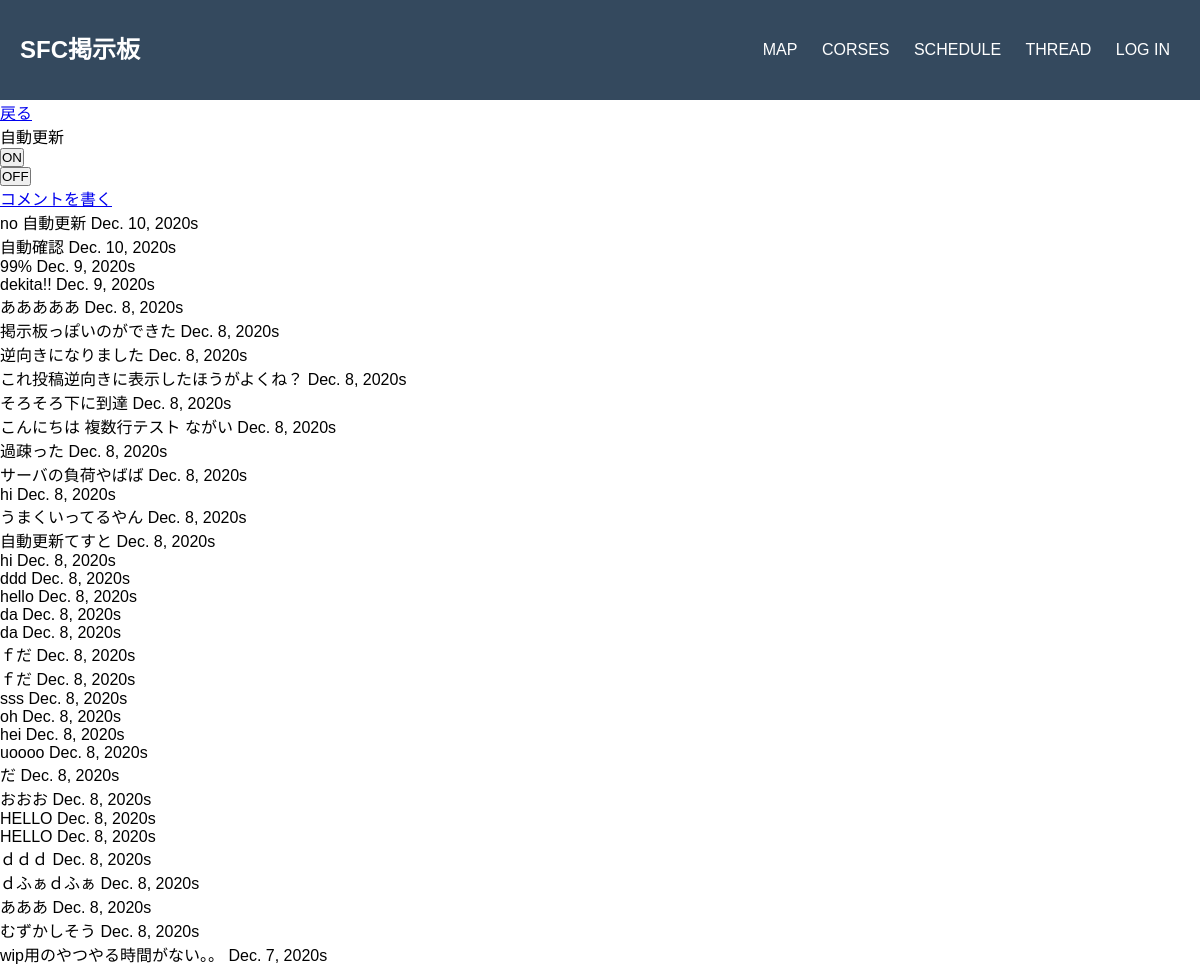
Screenshot of /all_list/1/ with the database file from the repository.
### keijibanpost/models.py (models this page shows)
class TokoModel2(models.Model):
    content = models.TextField()
    postdate = models.DateField(auto_now_add=True)
    course = models.ForeignKey(
                    Course,
                    verbose_name='カテゴリー',
                    on_delete=models.PROTECT
               )

### keijibanpost/views.py (the view)
# urls.py: path('all_list/<int:c>/', TokoList.as_view(), name='all_list'),
class TokoList(ListView):
    template_name = 'all_list.html'
    model = TokoModel2
    def get(self, request, *args, **kwargs):
        c = self.kwargs['c']
        if c:
            object_list = self.model.objects.filter(
                Q(course__id__icontains=c))
        else:
            object_list = self.model.objects.all()
        context = locals()
        context = {
            'key': c,
            'object_list': object_list
            }
        return render(request, self.template_name, context)

### templates/all_list.html (shortened to what this page needs)
{% extends 'main.html' %}
{% load static %}
{% block header %}
    <link href="{% static 'css/all_list.css' %}" rel="stylesheet">
{% endblock header %}
{% block content %}
<a href="{% url 'courses' %}">戻る</a>
<div class="reload_btns">
    <p>自動更新</p>
    <form action="" method="get">
        <button type="submit">ON</button>
    </form>
    <form action="" method="get">
        <button type="submit">OFF</button>
    </form>
</div>
<a href="{% url 'create' key %}">コメントを書く</a>
{% for item in object_list reversed %}
    <ul>
        <li>
            <div class="toko">
                {{ item.content }}
                {{ item.postdate }}s
            </div>
        </li>
    </ul>
{% endfor %}
{% endblock content %}

### templates/main.html (shortened to what this page needs)
{% load static %}
<!DOCTYPE html>
<html lang="ja" dir="ltr">
    <head>
        <link href="{% static 'css/main.css' %}" rel="stylesheet">
        <link rel="stylesheet" href="https://use.fontawesome.com/releases/v5.6.1/css/all.css">
    </head>
    <body>
        {% block header %}
        {% endblock header %}
        <div class="header">
            <h2 class="logo">SFC掲示板</h2>
            <ul class="menu">
                <a href="{% url 'map' %}">MAP</a>
                <a href="{% url 'courses' %}">CORSES</a>
                <a href="#">SCHEDULE</a>
                <a href="#">THREAD</a>
                <a href="#">LOG IN</a>
            </ul>
        </div>
        {% block content %}
        {% endblock content %}
    </body>
</html>

### static/css/main.css (style rules this page uses)
* { margin: 0; padding: 0; font-family: 'montserrat', sans-serif; }
.header { height: 100px; background: #34495e; padding: 0 20px; color: #fff; }
.logo { line-height: 100px; float: left; text-transform: uppercase; }
.menu { float: right; line-height: 100px; }
.menu a { color: #fff; text-transform: uppercase; text-decoration: none; padding: 0 10px; transition: .4s; }

### rows the page displays
TokoModel2: content "no 自動更新", postdate "Dec. 10, 2020"
TokoModel2: content "自動確認", postdate "Dec. 10, 2020"
TokoModel2: content "99%", postdate "Dec. 9, 2020"
TokoModel2: content "dekita!!", postdate "Dec. 9, 2020"
TokoModel2: content "あああああ", postdate "Dec. 8, 2020"
TokoModel2: content "掲示板っぽいのができた", postdate "Dec. 8, 2020"
TokoModel2: content "逆向きになりました", postdate "Dec. 8, 2020"
TokoModel2: content "これ投稿逆向きに表示したほうがよくね？", postdate "Dec. 8, 2020"
TokoModel2: content "そろそろ下に到達", postdate "Dec. 8, 2020"
TokoModel2: content "こんにちは 複数行テスト ながい", postdate "Dec. 8, 2020"
TokoModel2: content "過疎った", postdate "Dec. 8, 2020"
TokoModel2: content "サーバの負荷やばば", postdate "Dec. 8, 2020"
TokoModel2: content "hi", postdate "Dec. 8, 2020"
TokoModel2: content "うまくいってるやん", postdate "Dec. 8, 2020"
TokoModel2: content "自動更新てすと", postdate "Dec. 8, 2020"
TokoModel2: content "hi", postdate "Dec. 8, 2020"
TokoModel2: content "ddd", postdate "Dec. 8, 2020"
TokoModel2: content "hello", postdate "Dec. 8, 2020"
TokoModel2: content "da", postdate "Dec. 8, 2020"
TokoModel2: content "da", postdate "Dec. 8, 2020"
TokoModel2: content "ｆだ", postdate "Dec. 8, 2020"
TokoModel2: content "ｆだ", postdate "Dec. 8, 2020"
TokoModel2: content "sss", postdate "Dec. 8, 2020"
TokoModel2: content "oh", postdate "Dec. 8, 2020"
TokoModel2: content "hei", postdate "Dec. 8, 2020"
TokoModel2: content "uoooo", postdate "Dec. 8, 2020"
TokoModel2: content "だ", postdate "Dec. 8, 2020"
TokoModel2: content "おおお", postdate "Dec. 8, 2020"
TokoModel2: content "HELLO", postdate "Dec. 8, 2020"
TokoModel2: content "HELLO", postdate "Dec. 8, 2020"
TokoModel2: content "ｄｄｄ", postdate "Dec. 8, 2020"
TokoModel2: content "ｄふぁｄふぁ", postdate "Dec. 8, 2020"
TokoModel2: content "あああ", postdate "Dec. 8, 2020"
TokoModel2: content "むずかしそう", postdate "Dec. 8, 2020"
TokoModel2: content "wip用のやつやる時間がない。。", postdate "Dec. 7, 2020"
